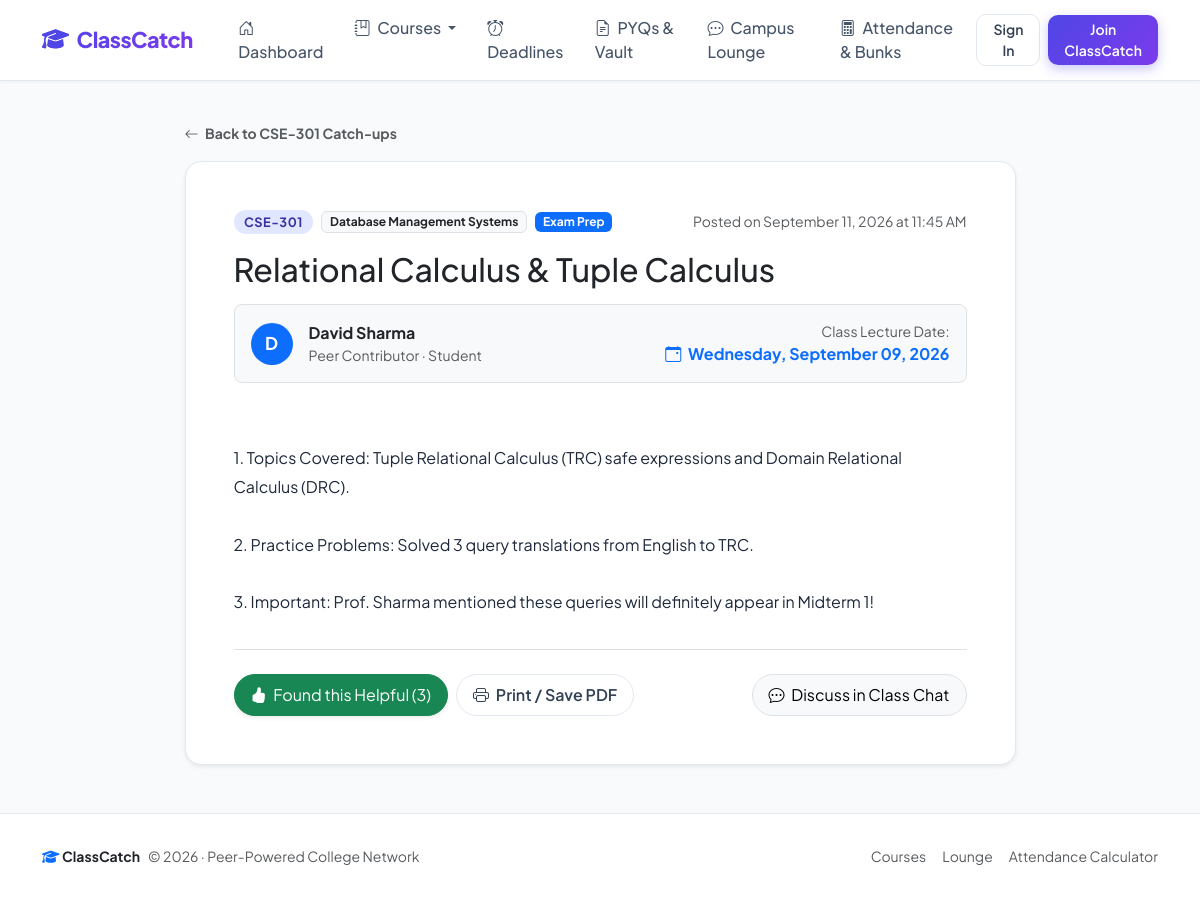
/summary/2, run on the app's committed database.
### models.py (models this page shows, shortened)
class Course(db.Model):
    __tablename__ = 'courses'
    id = db.Column(db.Integer, primary_key=True)
    name = db.Column(db.String(150), nullable=False)
    code = db.Column(db.String(20), nullable=False, index=True)
    section = db.Column(db.String(10), default='A', nullable=False)
    semester = db.Column(db.Integer, default=1, nullable=False)
    instructor = db.Column(db.String(120), default='Prof. TBD', nullable=False)
    room = db.Column(db.String(60), default='Lecture Hall 101', nullable=False)
    schedule = db.Column(db.String(150), default='Mon, Wed 10:00 AM - 11:30 AM', nullable=False)
    status = db.Column(db.String(40), default='Scheduled', nullable=False)  # Scheduled, Cancelled, Extra Class
    summaries = db.relationship('Summary', backref='course', lazy=True, cascade='all, delete-orphan')
    chats = db.relationship('ChatMessage', backref='course', lazy=True, cascade='all, delete-orphan')
    announcements = db.relationship('Announcement', backref='course', lazy=True, cascade='all, delete-orphan')
    attendances = db.relationship('AttendanceRecord', backref='course', lazy=True, cascade='all, delete-orphan')
    deadlines = db.relationship('Deadline', backref='course', lazy=True, cascade='all, delete-orphan')
    resources = db.relationship('Resource', backref='course', lazy=True, cascade='all, delete-orphan')

class Summary(db.Model):
    __tablename__ = 'summaries'
    id = db.Column(db.Integer, primary_key=True)
    course_id = db.Column(db.Integer, db.ForeignKey('courses.id'), nullable=False, index=True)
    user_id = db.Column(db.Integer, db.ForeignKey('users.id'), nullable=False, index=True)
    date = db.Column(db.Date, nullable=False, index=True)
    topic = db.Column(db.String(200), nullable=True)
    category = db.Column(db.String(50), default='Lecture Notes', nullable=False)  # Lecture Notes, Assignment, Exam Prep
    content = db.Column(db.Text, nullable=False)
    helpful_count = db.Column(db.Integer, default=0, nullable=False)
    is_verified = db.Column(db.Boolean, default=False, nullable=False)
    verified_by = db.Column(db.String(100), nullable=True)
    created_at = db.Column(db.DateTime, default=datetime.utcnow, nullable=False)

class User(UserMixin, db.Model):
    __tablename__ = 'users'
    id = db.Column(db.Integer, primary_key=True)
    name = db.Column(db.String(100), nullable=False)
    email = db.Column(db.String(120), unique=True, nullable=False, index=True)
    password_hash = db.Column(db.String(255), nullable=False)
    role = db.Column(db.String(20), default='student', nullable=False)
    avatar_color = db.Column(db.String(20), default='indigo', nullable=False)
    karma = db.Column(db.Integer, default=50, nullable=False)
    summaries = db.relationship('Summary', backref='author', lazy=True, cascade='all, delete-orphan')
    chats = db.relationship('ChatMessage', backref='author', lazy=True, cascade='all, delete-orphan')
    announcements = db.relationship('Announcement', backref='author', lazy=True, cascade='all, delete-orphan')
    attendance_records = db.relationship('AttendanceRecord', backref='student', lazy=True, cascade='all, delete-orphan')
    deadlines = db.relationship('Deadline', backref='author', lazy=True, cascade='all, delete-orphan')
    resources = db.relationship('Resource', backref='author', lazy=True, cascade='all, delete-orphan')

### app.py (the view)
@app.route('/summary/<int:summary_id>')
def summary_detail(summary_id):
    summary = Summary.query.get_or_404(summary_id)
    return render_template('summary_detail.html', title=f"Note: {summary.course.code}", summary=summary)

### app.py (called while the page is built)
@app.context_processor
def inject_globals():
    all_courses = Course.query.order_by(Course.code).all() if Course.query else []
    return {
        'today': date.today(),
        'current_year': datetime.now().year,
        'global_courses': all_courses
    }

### templates/summary_detail.html
{% extends "base.html" %}
{% block content %}
<div class="row justify-content-center">
    <div class="col-lg-9">
        <div class="mb-3">
            <a href="{{ url_for('course_detail', course_id=summary.course.id) }}" class="text-decoration-none text-muted small fw-bold">
                <i class="bi bi-arrow-left me-1"></i> Back to {{ summary.course.code }} Catch-ups
            </a>
        </div>
        <div class="card card-modern p-4 p-md-5 bg-white shadow-sm mb-4">
            <div class="d-flex flex-wrap justify-content-between align-items-center mb-3">
                <div class="d-flex align-items-center gap-2">
                    <span class="badge badge-code">{{ summary.course.code }}</span>
                    <span class="badge bg-light text-dark border">{{ summary.course.name }}</span>
                    <span class="badge bg-primary text-white">{{ summary.category }}</span>
                </div>
                <div class="text-muted small">
                    Posted on {{ summary.created_at.strftime('%B %d, %Y at %I:%M %p') }}
                </div>
            </div>
            <h2 class="fw-extrabold text-dark mb-3">
                {{ summary.topic or 'Lecture Summary & Catch-up' }}
            </h2>
            <div class="p-3 bg-light rounded-3 d-flex flex-wrap align-items-center justify-content-between gap-3 mb-4 border">
                <div class="d-flex align-items-center gap-3">
                    <span class="badge rounded-circle bg-primary text-white p-3" style="width: 42px; height: 42px; display: inline-flex; align-items: center; justify-content: center; font-size: 1.1rem;">
                        {{ summary.author.name[0]|upper }}
                    </span>
                    <div>
                        <div class="fw-bold">{{ summary.author.name }}</div>
                        <div class="text-muted small">Peer Contributor &middot; {{ summary.author.role|capitalize }}</div>
                    </div>
                </div>
                <div class="text-md-end">
                    <div class="small text-muted">Class Lecture Date:</div>
                    <div class="fw-bold text-primary fs-6">
                        <i class="bi bi-calendar-event me-1"></i> {{ summary.date.strftime('%A, %B %d, %Y') }}
                    </div>
                </div>
            </div>
            <div class="card-body px-0 py-2">
                <div class="summary-content-preview fs-6 mb-4" style="line-height: 1.8; color: #1e293b;">
                    {{ summary.content }}
                </div>
            </div>
            <div class="pt-4 border-top d-flex flex-wrap justify-content-between align-items-center gap-3">
                <div class="d-flex align-items-center gap-2">
                    <form action="{{ url_for('mark_helpful', summary_id=summary.id) }}" method="POST" class="d-inline">
                        <button type="submit" class="btn btn-success px-3 py-2 rounded-pill shadow-sm">
                            <i class="bi bi-hand-thumbs-up-fill me-1"></i> Found this Helpful ({{ summary.helpful_count }})
                        </button>
                    </form>
                    <button class="btn btn-outline-custom px-3 py-2 rounded-pill" onclick="window.print();">
                        <i class="bi bi-printer me-1"></i> Print / Save PDF
                    </button>
                </div>
                <div>
                    <a href="{{ url_for('course_detail', course_id=summary.course_id, tab='chat') }}" class="btn btn-light border px-3 py-2 rounded-pill">
                        <i class="bi bi-chat-dots me-1"></i> Discuss in Class Chat
                    </a>
                </div>
            </div>
        </div>
    </div>
</div>
{% endblock %}

### static/css/style.css (style rules this page uses)
:root { --primary-color: #4f46e5; --primary-hover: #4338ca; --primary-gradient: linear-gradient(135deg, #4f46e5 0%, #7c3aed 100%); --primary-light: #eef2ff; --secondary-color: #64748b; --success-color: #10b981; --warning-color: #f59e0b; --danger-color: #ef4444; --surface-bg: #f8fafc; --card-bg: #ffffff; --border-color: #e2e8f0; --text-main: #0f172a; --text-muted: #64748b; --radius-md: 12px; --radius-lg: 16px; --radius-pill: 9999px; --shadow-sm: 0 1px 3px rgba(0, 0, 0, 0.05); --shadow-md: 0 4px 6px -1px rgba(0, 0, 0, 0.05), 0 2px 4px -2px rgba(0, 0, 0, 0.05); --shadow-lg: 0 10px 25px -5px rgba(79, 70, 229, 0.08), 0 8px 10px -6px rgba(0, 0, 0, 0.03); --shadow-hover: 0 15px 30px -5px rgba(79, 70, 229, 0.15); }
body { font-family: 'Plus Jakarta Sans', -apple-system, BlinkMacSystemFont, sans-serif; background-color: var(--surface-bg); color: var(--text-main); min-height: 100vh; display: flex; flex-direction: column; }
.card-modern { background: var(--card-bg); border: 1px solid var(--border-color); border-radius: var(--radius-lg); box-shadow: var(--shadow-sm); transition: transform 0.2s ease, box-shadow 0.2s ease, border-color 0.2s ease; }
.badge-code { background: #e0e7ff; color: #3730a3; font-weight: 700; font-size: 0.8rem; padding: 0.35rem 0.65rem; border-radius: var(--radius-pill); letter-spacing: 0.5px; }
.btn-outline-custom { border: 1.5px solid var(--border-color); color: #334155; background: white; font-weight: 600; border-radius: 10px; transition: all 0.2s ease; }
.summary-content-preview { white-space: pre-line; color: #334155; line-height: 1.65; }

### data on the page
Course: course.code "CSE-301", course.name "Database Management Systems"
Summary: category "Exam Prep", created_at "September 11, 2026 at 11:45 AM", topic "Relational Calculus & Tuple Calculus", date "Wednesday, September 09, 2026", content "1. Topics Covered: Tuple Relational Calculus (TRC) safe expressions and Domain Relational Calculus (DRC). 2. Practice Problems: Solved 3 query translations from English to TRC. 3. Important: Prof. Sharma mentioned these queries will definitely appear in Midterm 1!", helpful_count "3"
User: author "D", author.name "David Sharma", author.role "Student"
